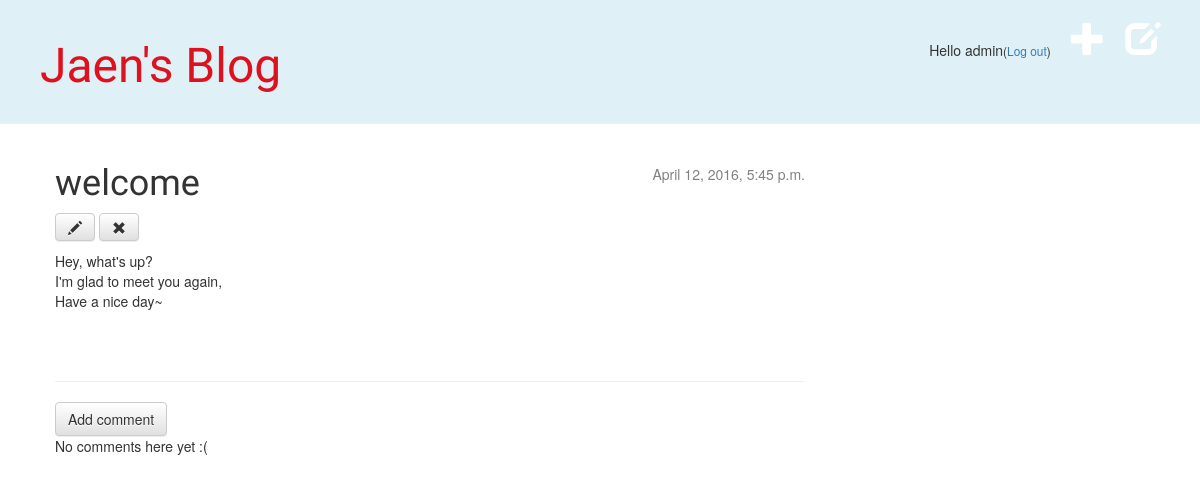
Before: /post/4/ (signed in) with the older database file.
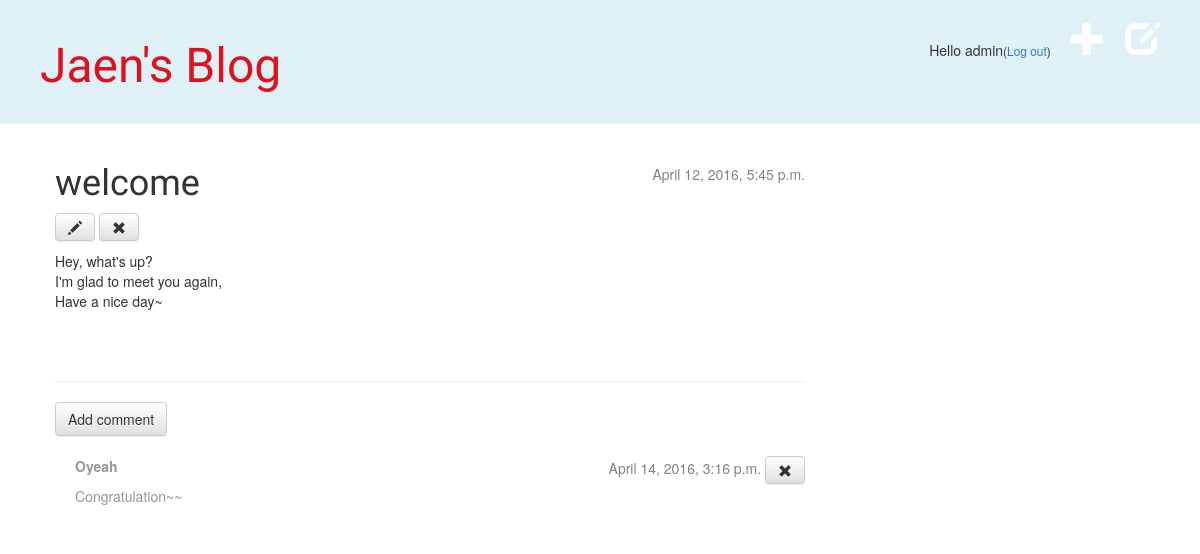
After: the same page with the newer database file.
### blog/models.py (models this page shows, shortened)
class Comment(models.Model):
    post = models.ForeignKey('blog.Post', related_name='comments')
    author = models.CharField(max_length=200)
    text = models.TextField()
    created_date = models.DateTimeField(default=timezone.now)
    approved_comment = models.BooleanField(default=False)

### blog/views.py (the view)
# urls.py: url(r'^post/(?P<pk>[0-9]+)/$', views.post_detail, name='post_detail'),
@login_required
def post_detail(request, pk):
        post = get_object_or_404(Post, pk=pk)
        return render(request, 'blog/post_detail.html', {'post': post})

### blog/templates/blog/post_detail.html
{% extends 'blog/base.html' %}
{% block content %}
    <div class="post">
        {% if post.published_date %}
            <div class="date">
                {{ post.published_date }}
            </div>
        {% else %}
          <div class="edit_btn">
          <a class="btn btn-default" href="{% url 'blog.views.post_publish' pk=post.pk %}">Publish</a>
          </div>
        {% endif %}
        <h1>{{ post.title }}</h1>
        <div class="edit_btn">
          <a class="btn btn-default" href="{% url 'post_edit' pk=post.pk %}"><span class="glyphicon glyphicon-pencil"></span></a>
          <a class="btn btn-default" href="{% url 'post_remove' pk=post.pk %}"><span class="glyphicon glyphicon-remove"></span></a>
        </div>
        <p>{{ post.text|linebreaks }}</p>
    </div>
    <hr>
  <a class="btn btn-default" href="{% url 'add_comment_to_post' pk=post.pk %}">Add comment</a>
  {% for comment in post.comments.all %}
      {% if user.is_authenticated or comment.approved_comment %}
        <div class="comment">
          <div class="date">
              {{ comment.created_date }}
              {% if not comment.approved_comment %}
                  <a class="btn btn-default" href="{% url 'comment_remove' pk=comment.pk %}"><span class="glyphicon glyphicon-remove"></span></a>
              {% endif %}
          </div>
          <strong>{{ comment.author }}</strong>
          <p>{{ comment.text|linebreaks }}</p>
        </div>
      {% endif %}
    {% empty %}
      <p>No comments here yet :(</p>
  {% endfor %}
{% endblock %}

Changed rows visible on the page:
added Comment: created_date "April 14, 2016, 3:16 p.m.", approved_comment False (drawn), author "Oyeah", text "Congratulation~~"
Other visible differences:
text no longer shown: "No comments here yet :("
